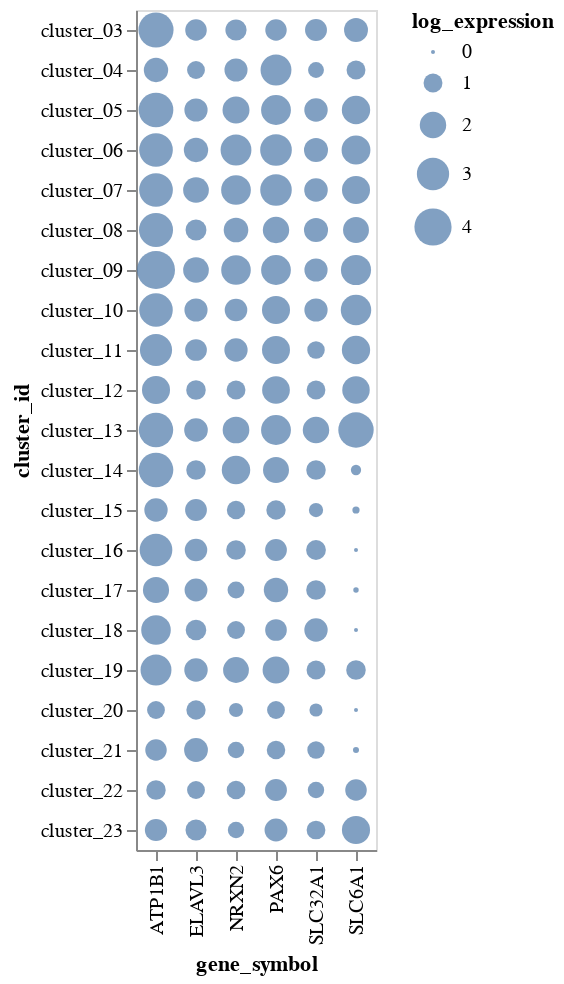

Here is the notebook cell this chart was saved with:
### Code cell
chart = altair.Chart(figure5a_expression_tidy).mark_circle().encode(
    size='log_expression', x=altair.X('gene_symbol'), y=altair.Y('cluster_id'))

if to_save:
    # for some reason this doesn't work (TypeError: Cannot read property 'getContext' of null)
    # just save manually for now
    save_altair(chart, "figures/dot_plot/fig_5a-log_expression.png")
    
chart

### Figure 1 — Vega-Lite specification as saved in the notebook (floating-point values rounded to 4 significant figures)
{"config": {"view": {"continuousWidth": 400, "continuousHeight": 300}}, "data": {"name": "data-1c5128977a3feb851277b8301aa03e2a"}, "mark": "circle", "encoding": {"size": {"type": "quantitative", "field": "log_expression"}, "x": {"type": "nominal", "field": "gene_symbol"}, "y": {"type": "nominal", "field": "cluster_id"}}, "$schema": "https://vega.github.io/schema/vega-lite/v4.8.1.json", "datasets": {"data-1c5128977a3feb851277b8301aa03e2a": [{"gene_symbol": "NRXN2", "cluster_id": "cluster_03", "expression": 1.409, "log_expression": 1.268}, {"gene_symbol": "NRXN2", "cluster_id": "cluster_04", "expression": 1.846, "log_expression": 1.509}, {"gene_symbol": "NRXN2", "cluster_id": "cluster_05", "expression": 3.222, "log_expression": 2.078}, {"gene_symbol": "NRXN2", "cluster_id": "cluster_06", "expression": 5.667, "log_expression": 2.737}, {"gene_symbol": "NRXN2", "cluster_id": "cluster_07", "expression": 4.815, "log_expression": 2.54}, {"gene_symbol": "NRXN2", "cluster_id": "cluster_08", "expression": 2.304, "log_expression": 1.724}, {"gene_symbol": "NRXN2", "cluster_id": "cluster_09", "expression": 4.714, "log_expression": 2.515}, {"gene_symbol": "NRXN2", "cluster_id": "cluster_10", "expression": 1.724, "log_expression": 1.446}, {"gene_symbol": "NRXN2", "cluster_id": "cluster_11", "expression": 1.903, "log_expression": 1.538}, {"gene_symbol": "NRXN2", "cluster_id": "cluster_12", "expression": 1.0, "log_expression": 1.0}, {"gene_symbol": "NRXN2", "cluster_id": "cluster_13", "expression": 3.091, "log_expression": 2.032}, {"gene_symbol": "NRXN2", "cluster_id": "cluster_14", "expression": 4.0, "log_expression": 2.322}, {"gene_symbol": "NRXN2", "cluster_id": "cluster_15", "expression": 0.9231, "log_expression": 0.9434}, {"gene_symbol": "NRXN2", "cluster_id": "cluster_16", "expression": 1.111, "log_expression": 1.078}, {"gene_symbol": "NRXN2", "cluster_id": "cluster_17", "expression": 0.7222, "log_expression": 0.7843}, {"gene_symbol": "NRXN2", "cluster_id": "cluster_18", "expression": 0.8571, "log_expression": 0.8931}, {"gene_symbol": "NRXN2", "cluster_id": "cluster_19", "expression": 2.737, "log_expression": 1.902}, {"gene_symbol": "NRXN2", "cluster_id": "cluster_20", "expression": 0.4531, "log_expression": 0.5392}, {"gene_symbol": "NRXN2", "cluster_id": "cluster_21", "expression": 0.6809, "log_expression": 0.7492}, {"gene_symbol": "NRXN2", "cluster_id": "cluster_22", "expression": 0.9565, "log_expression": 0.9683}, {"gene_symbol": "NRXN2", "cluster_id": "cluster_23", "expression": 0.6667, "log_expression": 0.737}, {"gene_symbol": "ATP1B1", "cluster_id": "cluster_03", "expression": 10.77, "log_expression": 3.557}, {"gene_symbol": "ATP1B1", "cluster_id": "cluster_04", "expression": 2.231, "log_expression": 1.692}, {"gene_symbol": "ATP1B1", "cluster_id": "cluster_05", "expression": 10.11, "log_expression": 3.474}, {"gene_symbol": "ATP1B1", "cluster_id": "cluster_06", "expression": 8.619, "log_expression": 3.266}, {"gene_symbol": "ATP1B1", "cluster_id": "cluster_07", "expression": 8.741, "log_expression": 3.284}, {"gene_symbol": "ATP1B1", "cluster_id": "cluster_08", "expression": 9.217, "log_expression": 3.353}, {"gene_symbol": "ATP1B1", "cluster_id": "cluster_09", "expression": 17.12, "log_expression": 4.179}, {"gene_symbol": "ATP1B1", "cluster_id": "cluster_10", "expression": 8.483, "log_expression": 3.245}, {"gene_symbol": "ATP1B1", "cluster_id": "cluster_11", "expression": 6.871, "log_expression": 2.977}, {"gene_symbol": "ATP1B1", "cluster_id": "cluster_12", "expression": 3.766, "log_expression": 2.253}, {"gene_symbol": "ATP1B1", "cluster_id": "cluster_13", "expression": 9.636, "log_expression": 3.411}, {"gene_symbol": "ATP1B1", "cluster_id": "cluster_14", "expression": 10.0, "log_expression": 3.459}, {"gene_symbol": "ATP1B1", "cluster_id": "cluster_15", "expression": 1.923, "log_expression": 1.547}, {"gene_symbol": "ATP1B1", "cluster_id": "cluster_16", "expression": 7.444, "log_expression": 3.078}, {"gene_symbol": "ATP1B1", "cluster_id": "cluster_17", "expression": 2.875, "log_expression": 1.954}, {"gene_symbol": "ATP1B1", "cluster_id": "cluster_18", "expression": 4.714, "log_expression": 2.515}, {"gene_symbol": "ATP1B1", "cluster_id": "cluster_19", "expression": 5.737, "log_expression": 2.752}, {"gene_symbol": "ATP1B1", "cluster_id": "cluster_20", "expression": 0.8438, "log_expression": 0.8826}, {"gene_symbol": "ATP1B1", "cluster_id": "cluster_21", "expression": 1.468, "log_expression": 1.303}, {"gene_symbol": "ATP1B1", "cluster_id": "cluster_22", "expression": 1.087, "log_expression": 1.061}, {"gene_symbol": "ATP1B1", "cluster_id": "cluster_23", "expression": 1.641, "log_expression": 1.401}, {"gene_symbol": "PAX6", "cluster_id": "cluster_03", "expression": 1.455, "log_expression": 1.295}, {"gene_symbol": "PAX6", "cluster_id": "cluster_04", "expression": 5.692, "log_expression": 2.743}, {"gene_symbol": "PAX6", "cluster_id": "cluster_05", "expression": 4.889, "log_expression": 2.558}, {"gene_symbol": "PAX6", "cluster_id": "cluster_06", "expression": 6.405, "log_expression": 2.888}, {"gene_symbol": "PAX6", "cluster_id": "cluster_07", "expression": 6.296, "log_expression": 2.867}, {"gene_symbol": "PAX6", "cluster_id": "cluster_08", "expression": 2.957, "log_expression": 1.984}, {"gene_symbol": "PAX6", "cluster_id": "cluster_09", "expression": 4.833, "log_expression": 2.544}, {"gene_symbol": "PAX6", "cluster_id": "cluster_10", "expression": 3.759, "log_expression": 2.251}, {"gene_symbol": "PAX6", "cluster_id": "cluster_11", "expression": 3.742, "log_expression": 2.245}, {"gene_symbol": "PAX6", "cluster_id": "cluster_12", "expression": 3.617, "log_expression": 2.207}, {"gene_symbol": "PAX6", "cluster_id": "cluster_13", "expression": 4.909, "log_expression": 2.563}, {"gene_symbol": "PAX6", "cluster_id": "cluster_14", "expression": 2.8, "log_expression": 1.926}, {"gene_symbol": "PAX6", "cluster_id": "cluster_15", "expression": 1.077, "log_expression": 1.054}, {"gene_symbol": "PAX6", "cluster_id": "cluster_16", "expression": 1.528, "log_expression": 1.338}, {"gene_symbol": "PAX6", "cluster_id": "cluster_17", "expression": 2.25, "log_expression": 1.7}, {"gene_symbol": "PAX6", "cluster_id": "cluster_18", "expression": 1.5, "log_expression": 1.322}, {"gene_symbol": "PAX6", "cluster_id": "cluster_19", "expression": 3.158, "log_expression": 2.056}, {"gene_symbol": "PAX6", "cluster_id": "cluster_20", "expression": 0.8438, "log_expression": 0.8826}, {"gene_symbol": "PAX6", "cluster_id": "cluster_21", "expression": 0.9362, "log_expression": 0.9532}, {"gene_symbol": "PAX6", "cluster_id": "cluster_22", "expression": 1.543, "log_expression": 1.347}, {"gene_symbol": "PAX6", "cluster_id": "cluster_23", "expression": 1.795, "log_expression": 1.483}, {"gene_symbol": "SLC32A1", "cluster_id": "cluster_03", "expression": 1.568, "log_expression": 1.361}, {"gene_symbol": "SLC32A1", "cluster_id": "cluster_04", "expression": 0.6154, "log_expression": 0.6919}, {"gene_symbol": "SLC32A1", "cluster_id": "cluster_05", "expression": 1.944, "log_expression": 1.558}, {"gene_symbol": "SLC32A1", "cluster_id": "cluster_06", "expression": 2.119, "log_expression": 1.641}, {"gene_symbol": "SLC32A1", "cluster_id": "cluster_07", "expression": 1.981, "log_expression": 1.576}, {"gene_symbol": "SLC32A1", "cluster_id": "cluster_08", "expression": 2.13, "log_expression": 1.646}, {"gene_symbol": "SLC32A1", "cluster_id": "cluster_09", "expression": 1.881, "log_expression": 1.527}, {"gene_symbol": "SLC32A1", "cluster_id": "cluster_10", "expression": 1.897, "log_expression": 1.534}, {"gene_symbol": "SLC32A1", "cluster_id": "cluster_11", "expression": 0.8065, "log_expression": 0.8532}, {"gene_symbol": "SLC32A1", "cluster_id": "cluster_12", "expression": 0.9787, "log_expression": 0.9846}, {"gene_symbol": "SLC32A1", "cluster_id": "cluster_13", "expression": 3.0, "log_expression": 2.0}, {"gene_symbol": "SLC32A1", "cluster_id": "cluster_14", "expression": 1.1, "log_expression": 1.07}, {"gene_symbol": "SLC32A1", "cluster_id": "cluster_15", "expression": 0.4615, "log_expression": 0.5475}, {"gene_symbol": "SLC32A1", "cluster_id": "cluster_16", "expression": 1.139, "log_expression": 1.097}, {"gene_symbol": "SLC32A1", "cluster_id": "cluster_17", "expression": 1.111, "log_expression": 1.078}, {"gene_symbol": "SLC32A1", "cluster_id": "cluster_18", "expression": 1.929, "log_expression": 1.55}, {"gene_symbol": "SLC32A1", "cluster_id": "cluster_19", "expression": 1.0, "log_expression": 1.0}, {"gene_symbol": "SLC32A1", "cluster_id": "cluster_20", "expression": 0.375, "log_expression": 0.4594}, {"gene_symbol": "SLC32A1", "cluster_id": "cluster_21", "expression": 0.7872, "log_expression": 0.8377}, {"gene_symbol": "SLC32A1", "cluster_id": "cluster_22", "expression": 0.6739, "log_expression": 0.7432}, {"gene_symbol": "SLC32A1", "cluster_id": "cluster_23", "expression": 0.9744, "log_expression": 0.9814}, {"gene_symbol": "SLC6A1", "cluster_id": "cluster_03", "expression": 2.091, "log_expression": 1.628}, {"gene_symbol": "SLC6A1", "cluster_id": "cluster_04", "expression": 1.0, "log_expression": 1.0}, {"gene_symbol": "SLC6A1", "cluster_id": "cluster_05", "expression": 3.944, "log_expression": 2.306}, {"gene_symbol": "SLC6A1", "cluster_id": "cluster_06", "expression": 4.238, "log_expression": 2.389}, {"gene_symbol": "SLC6A1", "cluster_id": "cluster_07", "expression": 3.759, "log_expression": 2.251}, {"gene_symbol": "SLC6A1", "cluster_id": "cluster_08", "expression": 2.783, "log_expression": 1.919}, {"gene_symbol": "SLC6A1", "cluster_id": "cluster_09", "expression": 5.095, "log_expression": 2.608}, {"gene_symbol": "SLC6A1", "cluster_id": "cluster_10", "expression": 5.345, "log_expression": 2.666}, {"gene_symbol": "SLC6A1", "cluster_id": "cluster_11", "expression": 3.903, "log_expression": 2.294}, {"gene_symbol": "SLC6A1", "cluster_id": "cluster_12", "expression": 3.489, "log_expression": 2.167}, {"gene_symbol": "SLC6A1", "cluster_id": "cluster_13", "expression": 11.27, "log_expression": 3.617}, {"gene_symbol": "SLC6A1", "cluster_id": "cluster_14", "expression": 0.2, "log_expression": 0.263}, {"gene_symbol": "SLC6A1", "cluster_id": "cluster_15", "expression": 0.07692, "log_expression": 0.1069}, {"gene_symbol": "SLC6A1", "cluster_id": "cluster_16", "expression": 0.0, "log_expression": 0.0}, {"gene_symbol": "SLC6A1", "cluster_id": "cluster_17", "expression": 0.02778, "log_expression": 0.03953}, {"gene_symbol": "SLC6A1", "cluster_id": "cluster_18", "expression": 0.0, "log_expression": 0.0}, {"gene_symbol": "SLC6A1", "cluster_id": "cluster_19", "expression": 1.105, "log_expression": 1.074}, {"gene_symbol": "SLC6A1", "cluster_id": "cluster_20", "expression": 0.0, "log_expression": 0.0}, {"gene_symbol": "SLC6A1", "cluster_id": "cluster_21", "expression": 0.04255, "log_expression": 0.06012}, {"gene_symbol": "SLC6A1", "cluster_id": "cluster_22", "expression": 1.478, "log_expression": 1.309}, {"gene_symbol": "SLC6A1", "cluster_id": "cluster_23", "expression": 3.821, "log_expression": 2.269}, {"gene_symbol": "ELAVL3", "cluster_id": "cluster_03", "expression": 1.477, "log_expression": 1.309}, {"gene_symbol": "ELAVL3", "cluster_id": "cluster_04", "expression": 0.8462, "log_expression": 0.8845}, {"gene_symbol": "ELAVL3", "cluster_id": "cluster_05", "expression": 1.889, "log_expression": 1.531}, {"gene_symbol": "ELAVL3", "cluster_id": "cluster_06", "expression": 2.214, "log_expression": 1.684}, {"gene_symbol": "ELAVL3", "cluster_id": "cluster_07", "expression": 2.704, "log_expression": 1.889}, {"gene_symbol": "ELAVL3", "cluster_id": "cluster_08", "expression": 1.348, "log_expression": 1.231}, {"gene_symbol": "ELAVL3", "cluster_id": "cluster_09", "expression": 2.69, "log_expression": 1.884}, {"gene_symbol": "ELAVL3", "cluster_id": "cluster_10", "expression": 1.862, "log_expression": 1.517}, {"gene_symbol": "ELAVL3", "cluster_id": "cluster_11", "expression": 1.516, "log_expression": 1.331}, {"gene_symbol": "ELAVL3", "cluster_id": "cluster_12", "expression": 1.106, "log_expression": 1.075}, {"gene_symbol": "ELAVL3", "cluster_id": "cluster_13", "expression": 2.0, "log_expression": 1.585}, {"gene_symbol": "ELAVL3", "cluster_id": "cluster_14", "expression": 1.1, "log_expression": 1.07}, {"gene_symbol": "ELAVL3", "cluster_id": "cluster_15", "expression": 1.538, "log_expression": 1.344}, {"gene_symbol": "ELAVL3", "cluster_id": "cluster_16", "expression": 1.694, "log_expression": 1.43}, {"gene_symbol": "ELAVL3", "cluster_id": "cluster_17", "expression": 1.792, "log_expression": 1.481}, {"gene_symbol": "ELAVL3", "cluster_id": "cluster_18", "expression": 1.286, "log_expression": 1.193}, {"gene_symbol": "ELAVL3", "cluster_id": "cluster_19", "expression": 1.947, "log_expression": 1.559}, {"gene_symbol": "ELAVL3", "cluster_id": "cluster_20", "expression": 1.062, "log_expression": 1.044}, {"gene_symbol": "ELAVL3", "cluster_id": "cluster_21", "expression": 2.043, "log_expression": 1.605}, {"gene_symbol": "ELAVL3", "cluster_id": "cluster_22", "expression": 0.8478, "log_expression": 0.8858}, {"gene_symbol": "ELAVL3", "cluster_id": "cluster_23", "expression": 1.359, "log_expression": 1.238}]}}
